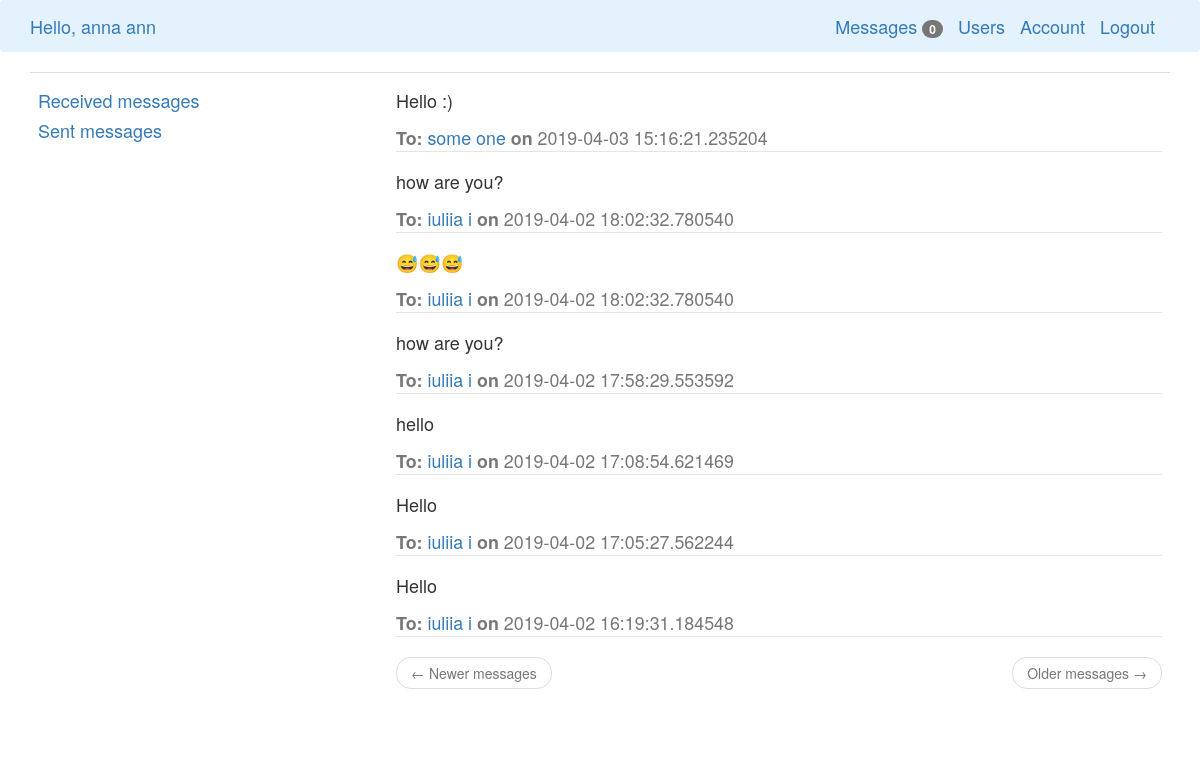
Page /user_messages (signed in) on the earlier database version.
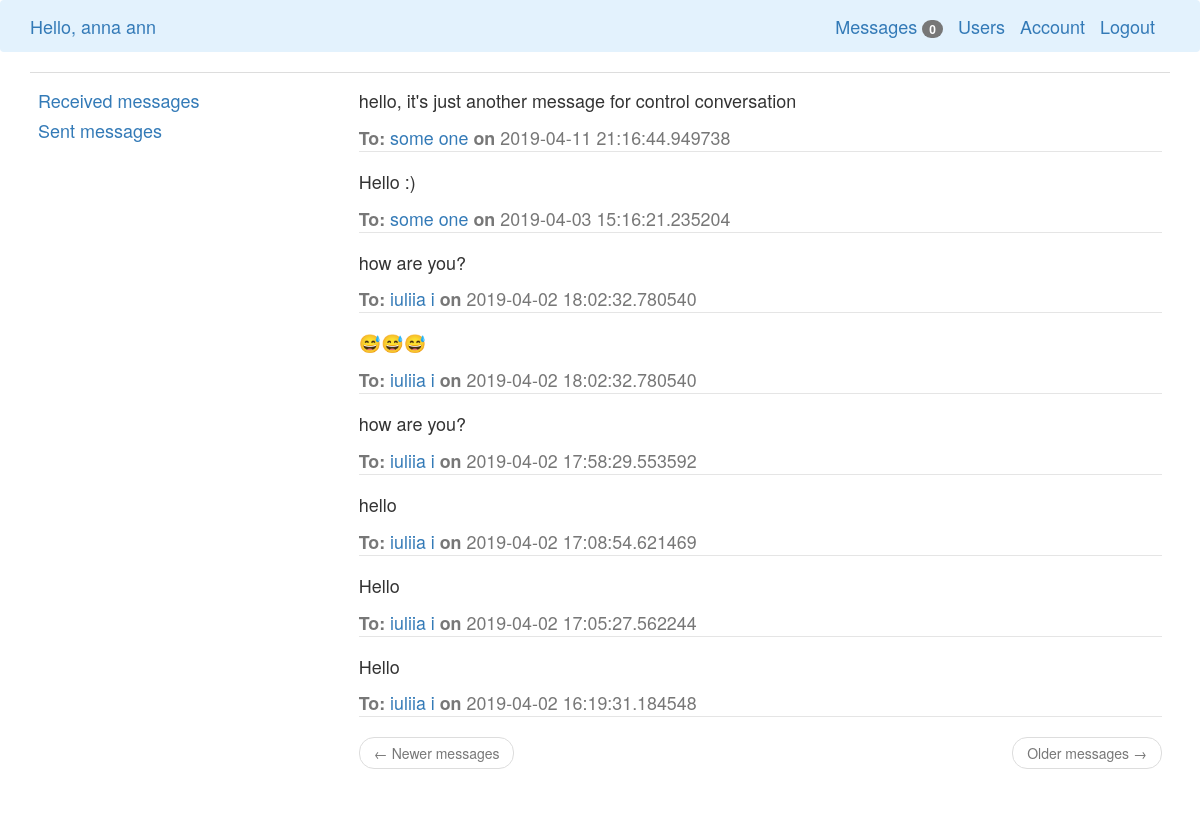
Same page on the later database version.
### main/models.py (models this page shows, shortened)
class User(db.Model, UserMixin):
    id = db.Column(db.Integer, primary_key=True)
    username = db.Column(db.String(20), unique=True, nullable=False)
    first_name = db.Column(db.String(50), nullable=False)
    last_name = db.Column(db.String(100), nullable=False)
    email = db.Column(db.String(120), unique=True, nullable=False)
    password = db.Column(db.String(60), nullable=False)
    messages_sent = db.relationship('Message',
                                    foreign_keys='Message.sender_id',
                                    backref='author', lazy='dynamic')
    messages_received = db.relationship('Message',
                                        foreign_keys='Message.recipient_id',
                                        backref='recipient', lazy='dynamic')
    last_message_read_time = db.Column(db.DateTime)
    notifications = db.relationship('Notification', backref='user',
                                    lazy='dynamic')
    tasks = db.relationship('Task', backref='user', lazy='dynamic')
    def new_messages(self):
        last_read_time = self.last_message_read_time or datetime(1900, 1, 1)
        return Message.query.filter_by(recipient=self).filter(
            Message.timestamp > last_read_time).count()
    def get_tasks_in_progress(self):
        return Task.query.filter_by(user=self, complete=False).all()

class Message(db.Model):
    __searchable__ = ['body']
    id = db.Column(db.Integer, primary_key=True)
    sender_id = db.Column(db.Integer, db.ForeignKey('user.id'))
    recipient_id = db.Column(db.Integer, db.ForeignKey('user.id'))
    body = db.Column(db.Text)
    timestamp = db.Column(db.DateTime, index=True, default=datetime.utcnow())

### main/users/routes.py (the view)
@users.route("/user_messages")
def user_message():
    page = request.args.get('page', 1, type=int)
    messages = current_user.messages_sent.order_by(
        Message.timestamp.desc()).paginate(
            page, current_app.config['POSTS_PER_PAGE'], False)
    next_url = url_for('users.user_message', page=messages.next_num) \
        if messages.has_next else None
    prev_url = url_for('users.user_message', page=messages.prev_num) \
        if messages.has_prev else None
    return render_template('user_messages.html', messages=messages.items,
                           next_url=next_url, prev_url=prev_url)

### main/models.py (called while the page is built)
@login_manager.user_loader
def load_user(user_id):
    return User.query.get(int(user_id))

### main/templates/user_messages.html
{% extends "base.html" %}
{% block app_content %}
<div class="table-responsive">
<table class="table">
    <tr>
        <td>
            <h4><a href="{{ url_for('messages.msg') }}">Received messages</a></h4>
            <h4><a href="{{ url_for('users.user_message') }}">Sent messages</a></h4>
        </td>
        <td>
    {% for post in messages %}
    <h4 id="post{{ post.id }}">{{ post.body }}</h4>
    <legend class="border-bottom mb-1"><small class="text-muted"><b>To:</b>
        <a href="{{ url_for('messages.send_message', recipient=post.recipient.username) }}">
        {{ post.recipient.first_name + ' ' + post.recipient.last_name }}</a>
            <b>on</b> {{ post.timestamp }}</small></legend>
    {% endfor %}
    <nav aria-label="...">
        <ul class="pager">
            <li class="previous{% if not prev_url %} disabled{% endif %}">
                <a href="{{ prev_url or '#' }}">
                    <span aria-hidden="true">&larr;</span> {{ 'Newer messages' }}
                </a>
            </li>
            <li class="next{% if not next_url %} disabled{% endif %}">
                <a href="{{ next_url or '#' }}">
                    {{ 'Older messages' }} <span aria-hidden="true">&rarr;</span>
                </a>
            </li>
        </ul>
    </nav>
            </td>
    </tr>
</table>
    </div>
{% endblock %}

### main/templates/base.html (shortened to what this page needs)
{% extends 'bootstrap/base.html' %}
{% block navbar %}
    <nav class="navbar navbar-light" style="background-color: #e3f2fd;">
        <div class="container">
            <div class="navbar-header">
                {% if current_user.is_authenticated %}
                <a class="navbar-brand" href="/">Hello, {{ current_user.first_name + ' ' + current_user.last_name }}</a>
                {% else %}
                <a class="navbar-brand" href="/">Main</a>
                {% endif %}
            </div>
            <div class="collapse navbar-collapse" id="navbarToogle">
                <ul class="nav navbar-nav navbar-right">
                    {% if current_user.is_authenticated %}
                         <a class="navbar-brand" href="{{ url_for('messages.msg') }}">Messages
                            {% set new_messages = current_user.new_messages() %}
                            <span id="message_count" class="badge">{{ new_messages }}</span></a>
                            <a class="navbar-brand" href="{{ url_for('primary.about') }}">Users</a>
                            <a class="navbar-brand" href="{{ url_for('users.account') }}">Account</a>
                            <a class="navbar-brand" href="{{ url_for('users.logout') }}">Logout</a>
                            {% else %}
                            <a class="navbar-brand" href="{{ url_for('users.login') }}">Login</a>
                            <a class="navbar-brand" href="{{ url_for('users.register') }}">Register</a>
                    {% endif %}
                </ul>
            </div>
        </div>
    </nav>
{% endblock %}
{% block content %}
    <div class="container">
        {% block app_content %}{% endblock %}
    </div>
{% endblock %}

Differences in the rows shown:
added Message: body "hello, it's just another message for control conversation", recipient "some one", timestamp "2019-04-11 21:16:44.949738"
